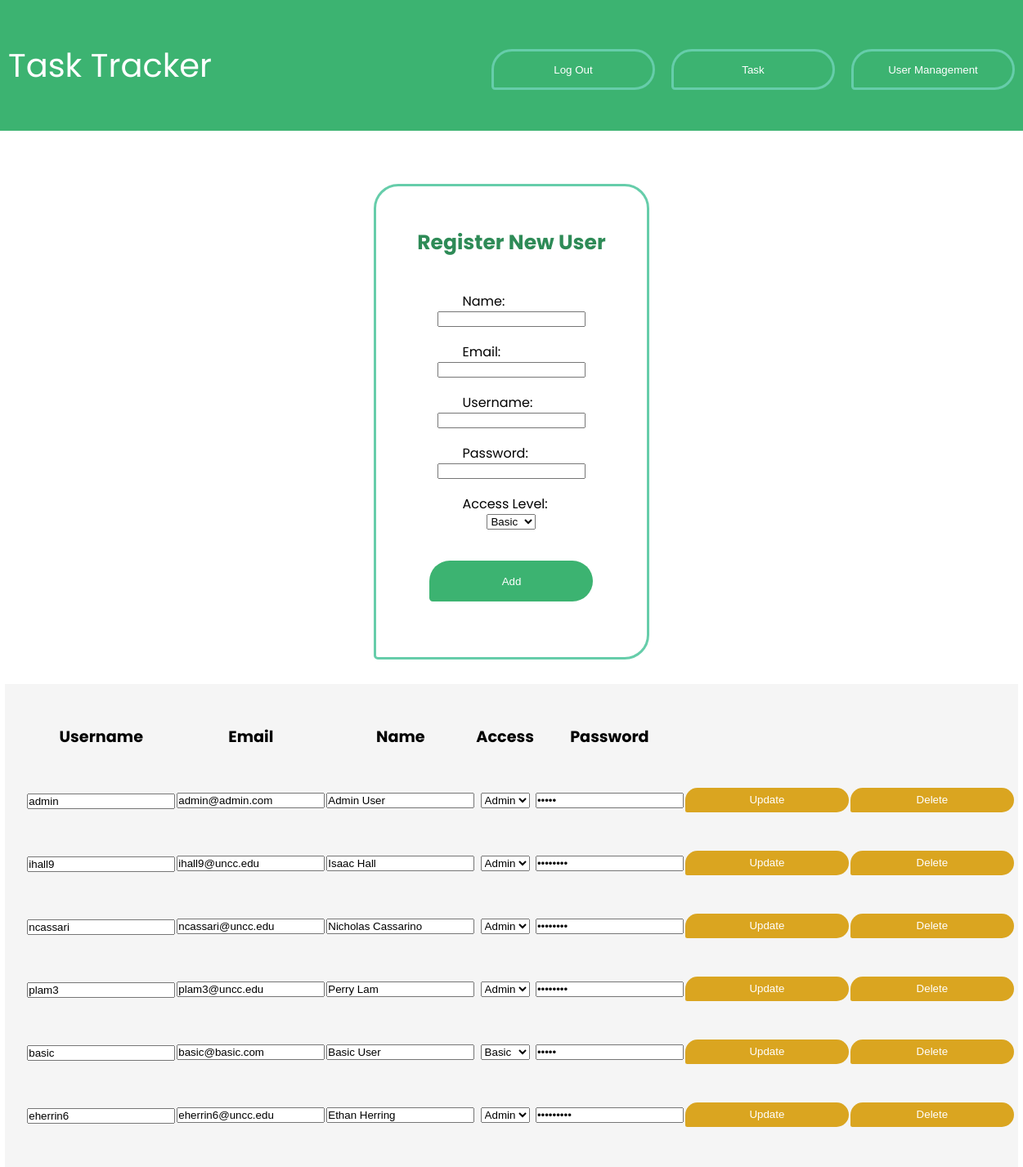
Page /ViewUsers (signed in) on the earlier database version.
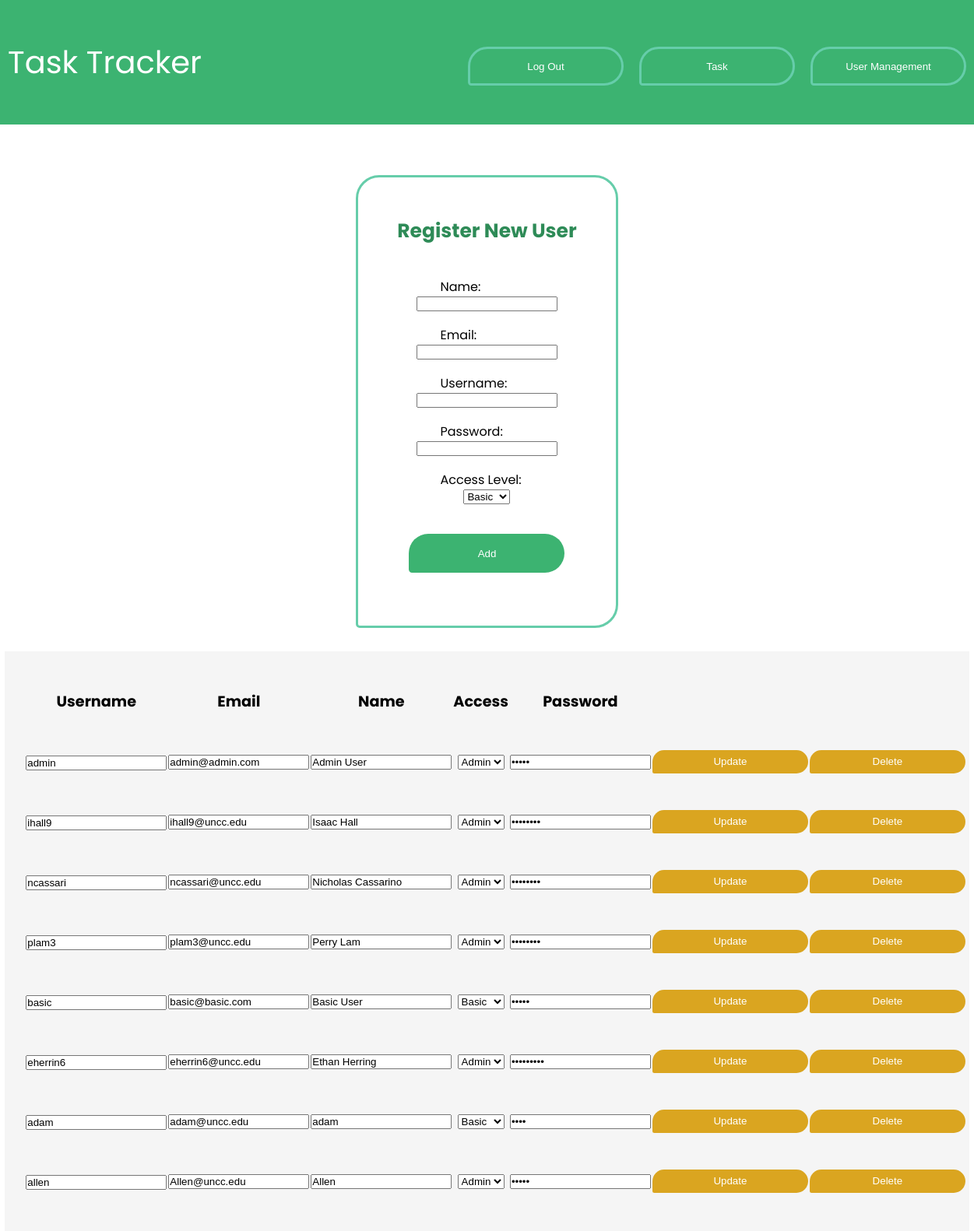
Same page on the later database version.
### models.py (models this page shows, shortened)
class User(db.Model):
    id = db.Column(db.Integer, primary_key=True)
    name = db.Column(db.String(4150))
    email = db.Column(db.String(4150), unique=True)
    username = db.Column(db.String(100), unique=True)
    password = db.Column(db.String(100))
    access = db.Column(db.Boolean)  # True if admin, False otherwise
    pinnedTask = db.Column(db.String(4150))

### app.py (the view, shortened to what this page needs)
@app.route('/ViewUsers', methods=['GET', 'POST'])
def view_users():
    global user
    user_list = User.query.all()
    if user == User:
        return render_template('login.html', message="Please Log In To access this page")
    return render_template('ViewUsers.html', user_list=user_list, user=user)

### templates/ViewUsers.html (shortened to what this page needs)
<!DOCTYPE html>
<html lang="en">
<head>
    <link rel="stylesheet" href="./static/main.css">
</head>
<div class="index-wrapper">
    <a class="index-header" href="/">
        Task Tracker
    </a>
    <div class="top-contain">
        <a href="/logout">
            <button class="top-bar">Log Out</button>
        </a>
        <a href="/task">
            <button class="top-bar">Task</button>
        </a>
        <a href="/ViewUsers">
            <button class="top-bar">User Management</button>
        </a>
    </div>
</div>
{% if user.access==1 %}
    <body>
    <form action="/ViewUsers" method="post">
        <div class="register-container">
            <h3 class="register-head">Register New User</h3>
            <label>Name:</label>
            <input required type="text" name="name" value="{{ request.form['name'] }}">
            <br>
            <label>Email:</label>
            <input required type="text" name="email" value="{{ request.form['email'] }}">
            <br>
            <label>Username:</label>
            <input required type="text" name="username" value="{{ request.form['username'] }}">
            <br>
            <label>Password:</label>
            <input required type="text" name="password" value="{{ request.form['password'] }}">
            <br>
            <label>Access Level:</label>
            <select name="access">
                <option value="0">Basic</option>
            </select>
            <br>
            <button class="submit-button" type="submit">Add</button>
            <br>
        </div>
    </form>
    <div class="todo">
        <table>
            <thead>
            <tr>
                <th>Username</th>
                <th>Email</th>
                <th>Name</th>
                <th>Access</th>
                <th>Password</th>
                <th></th>
                <th></th>
            </tr>
            </thead>
            <tbody>
            {% for user in user_list %}
                <tr>
                    <form action="/updateUser/{{ user.id }}" method="Post">
                        <td class="title"><input type="text" name="editUsername" value="{{ user.username }}"></td>
                        <td><input type="text" name="editEmail" value="{{ user.email }}"></td>
                        <td><input type="text" name="editName" value="{{ user.name }}"></td>
                        <td><select name="editAccess">{% if user.access == 0 %}
                            <option selected value="Basic">Basic</option>
                            <option value="Admin">Admin</option> {% elif user.access == 1 %}
                            <option selected value="Admin">Admin</option>{% endif %}"></select></td>
                        <td><input type="password" name="updatePass" value={{ user.password }}>
                        <td><a href="/updateUser/{{ user.id }}">
                            <button type="submit" class="task-button">Update</button>
                        </a></td>
                    </form>
                    <td><a href="/deleteUser/{{ user.id }}">
                        <button class="task-button">Delete</button>
                    </a>
                    </td>
                </tr>
            {% endfor %}
            </tbody>
        </table>
    </div>
{% endif %}
</body>
</html>

### static/main.css (style rules this page uses)
label:not(.ex) { display: block; float: left; width: 120px; font-family: 'Poppins', sans-serif; text-align: left; }
h3 { font-weight: bold; text-align: left; font-family: 'Poppins', sans-serif; }
th { font-size: larger; height: 75px; width: 550px; font-family: 'Poppins', sans-serif; }
td { height: 75px; }
tbody { font-family: 'Poppins', sans-serif; }
td > a > button:not(.exclude) { width: 200px; height: 30px; background-color: goldenrod; border-style: none; color: white; }
a { text-decoration: none; }
.todo { text-align: center; background-color: whitesmoke; width: 95%; margin-left: auto; margin-right: auto; padding: 2%; }
.title { font-weight: bold; font-size: larger; }
.task-button { border-radius: 30px 30px 30px 5px; }
.top-bar { background-color: mediumseagreen; border-style: solid; border-color: mediumaquamarine; border-width: 3px; color: white; height: 50px; width: 200px; margin-right: 10px; margin-left: 10px; border-radius: 30px 30px 30px 5px; }
.top-contain { margin-top: 20px; display: flex; justify-content: center; }
.index-header { color: white; display: flex; justify-content: center; font-family: 'Poppins', sans-serif; font-size: 40px; padding: 10px; }
.index-wrapper { background-color: mediumseagreen; display: flex; padding: 40px; border-radius: 30px; width: 100%; justify-content: space-between; }
* { padding: 0px; margin: 0px; }
body { display: flex; flex-direction: column; align-items: center; gap: 30px }
.submit-button { background-color: mediumseagreen; border-style: none; color: white; height: 50px; width: 200px; margin-top: 20px; border-radius: 30px 30px 30px 5px; }
.register-container { margin-top: 5px; display: flex; flex-direction: column; justify-content: center; align-items: center; padding: 50px; border: solid; border-color: mediumaquamarine; border-radius: 30px 30px 30px 5px; }
.register-head { font-size: 25px; margin-bottom: 40px; color: seagreen; font-family: 'Poppins', sans-serif; }

Differences in the rows shown:
added User: editUsername "adam", editEmail "adam@uncc.edu", editName "adam", editAccess "Basic"
added User: editUsername "allen", editEmail "Allen@uncc.edu", editName "Allen", editAccess "Admin"
